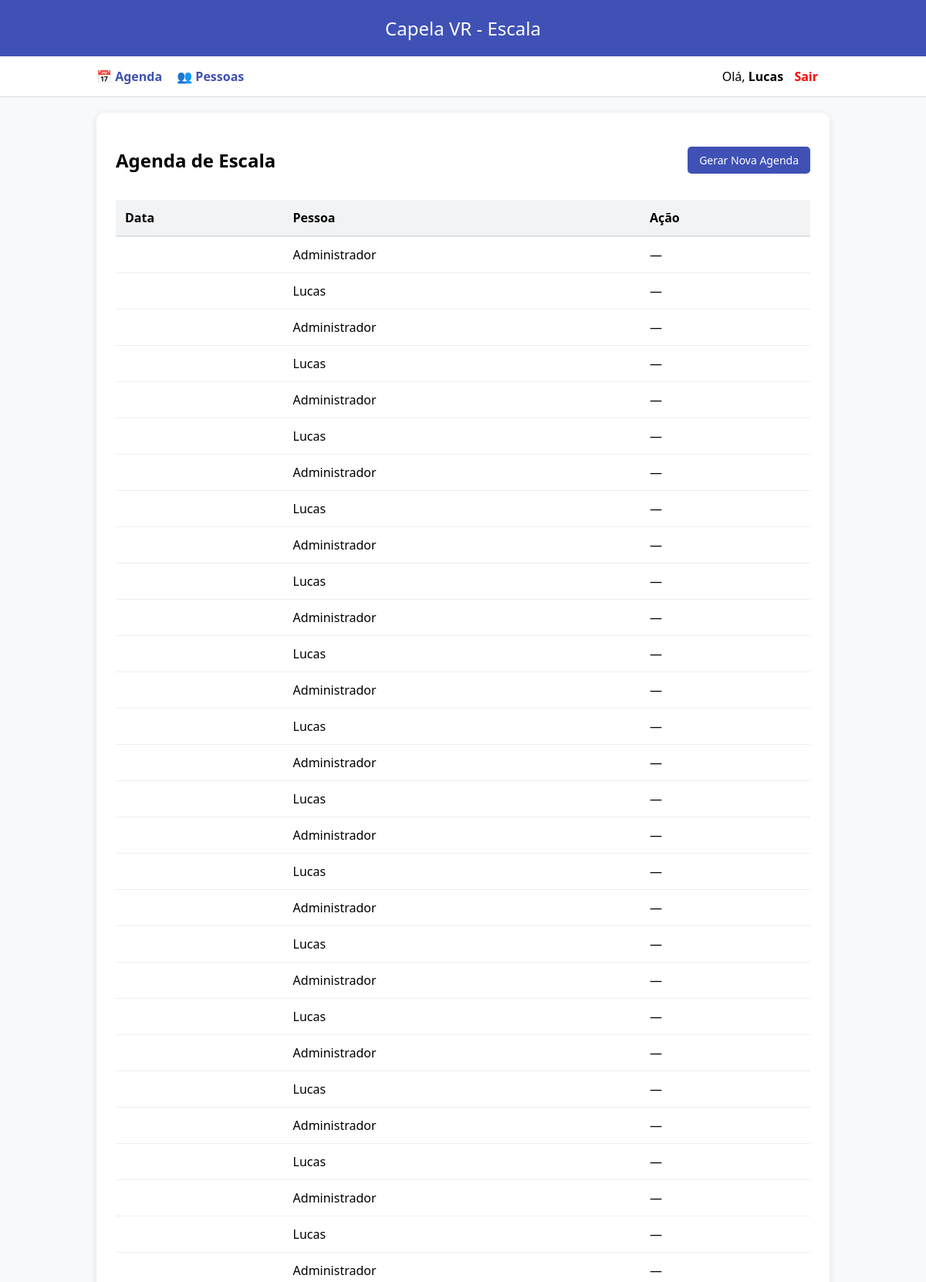
Screenshot of / (signed in, upper part) with the database file from the repository.
### tables this page shows
CREATE TABLE agenda (
            id INTEGER PRIMARY KEY AUTOINCREMENT, 
            data DATE NOT NULL, 
            pessoa_id INTEGER NOT NULL,
            status TEXT DEFAULT 'pendente'
        );

CREATE TABLE pessoas (
            id INTEGER PRIMARY KEY AUTOINCREMENT,
            nome TEXT NOT NULL,
            login TEXT UNIQUE,
            senha TEXT DEFAULT '1234',
            role TEXT DEFAULT 'user',
            primeiro_login INTEGER DEFAULT 1,
            ordem INTEGER NOT NULL,
            ativo INTEGER DEFAULT 1
        );

### app.py (the view)
@app.route("/")
def agenda():
    hoje_dt = date.today()
    hoje_str = hoje_dt.strftime("%Y-%m-%d")
    dias_faltando = None
    proxima_data_obj = None
    status_hoje = 'pendente'
    with get_db() as db:
        c = db.cursor()
        c.execute("""
            SELECT agenda.*, pessoas.nome,
            strftime('%d/%m/%Y', agenda.data) AS data_recebeu,
            strftime('%d/%m/%Y', date(agenda.data, '+1 day')) AS data_entrega
            FROM agenda
            JOIN pessoas ON pessoas.id = agenda.pessoa_id
            ORDER BY agenda.data
        """)
        dados = c.fetchall()
        if session.get('user_id'):
            c.execute("""
                SELECT data, status FROM agenda
                WHERE pessoa_id = ? AND data >= ?
                ORDER BY data ASC LIMIT 1
            """, (session['user_id'], hoje_str))
            res = c.fetchone()
            if res:
                proxima_data_obj = datetime.strptime(res['data'], "%Y-%m-%d").date()
                dias_faltando = (proxima_data_obj - hoje_dt).days
                status_hoje = res['status']
    return render_template("agenda.html",
                           agenda=dados,
                           hoje=hoje_str,
                           dias_faltando=dias_faltando,
                           proxima_data=proxima_data_obj,
                           status_hoje=status_hoje)

### app.py (called while the page is built)
def get_db():
    conn = sqlite3.connect(DB_NAME, timeout=10)
    conn.row_factory = sqlite3.Row
    return conn

### templates/agenda.html
{% extends "base.html" %}
{% block content %}
<div style="display: flex; justify-content: space-between; align-items: center;">
    <h2>Agenda de Escala</h2>
    {% if session['role'] == 'admin' %}
    <a href="/gerar" class="btn btn-primary">Gerar Nova Agenda</a>
    {% endif %}
</div>
<table>
    <tr>
        <th>Data</th>
        <th>Pessoa</th>
        <th>Ação</th>
    </tr>
    {% for a in agenda %}
    <tr {% if a['data'] == hoje %} style="background: #fff9c4;" {% endif %}>
        <td>{{ a['data_br'] }}</td>
        <td>{{ a['nome'] }}</td>
        <td>
            {% if a['data'] == hoje and session['role'] == 'admin' %}
            <form method="post" action="/atrasar">
                <input type="number" name="dias" value="1" min="1" style="width: 40px;">
                <button type="submit">Atrasar</button>
            </form>
            {% else %} — {% endif %}
        </td>
    </tr>
    {% endfor %}
</table>
{% endblock %}

### static/style.css (style rules this page uses)
body { font-family: 'Segoe UI', sans-serif; background: #f8f9fa; margin: 0; padding: 0; }
table { width: 100%; border-collapse: collapse; margin-top: 15px; }
th { background: #f1f3f5; padding: 12px; text-align: left; border-bottom: 2px solid #dee2e6; }
td { padding: 12px; border-bottom: 1px solid #eee; }
.btn { padding: 8px 15px; border-radius: 5px; border: none; cursor: pointer; text-decoration: none; font-size: 14px; }
.btn-primary { background: #3f51b5; color: white; }

### rows the page displays
agenda: nome "Administrador"
agenda: nome "Lucas"
agenda: nome "Administrador"
agenda: nome "Lucas"
agenda: nome "Administrador"
agenda: nome "Lucas"
agenda: nome "Administrador"
agenda: nome "Lucas"
agenda: nome "Administrador"
agenda: nome "Lucas"
agenda: nome "Administrador"
agenda: nome "Lucas"
agenda: nome "Administrador"
agenda: nome "Lucas"
agenda: nome "Administrador"
agenda: nome "Lucas"
agenda: nome "Administrador"
agenda: nome "Lucas"
agenda: nome "Administrador"
agenda: nome "Lucas"
agenda: nome "Administrador"
agenda: nome "Lucas"
agenda: nome "Administrador"
agenda: nome "Lucas"
agenda: nome "Administrador"
agenda: nome "Lucas"
agenda: nome "Administrador"
agenda: nome "Lucas"
agenda: nome "Administrador"

### other values shown
{{ session['nome']|capitalize }} "Lucas"
